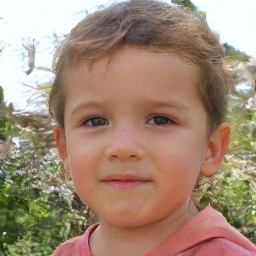
#> input picture datasets/fake/Fake pictures (train)/ZQSLVIEG4A.jpg, 256 x 256 px
$ python -i visual_engine.py   (imports and definitions only)   (older library calls are emulated)
#> lines starting #> are read from the running program, lines starting #| are printed output that depends on the picture
"""
Visual Engine - forensic image analysis.

IMPORTANT HONESTY NOTE, read before trusting this module:

The original spec had checkTooPerfectFlat, checkEmotionallyEmpty,
checkHairUnnatural, checkSkinEven, checkReflectionError, checkWaxFigure
all defined like this:

    checkTooPerfectFlat: (img) => [{type:"greg_tell", tell:"...", weight: 0.8}]

Notice the `img` parameter is never used - every one of these fired
unconditionally on every single photo, regardless of content. That's
a hidden stub dressed up as a rule.

Below, THREE of those six are replaced with real, computable signals:
  - skin texture uniformity  (real proxy for "too perfect / too flat / too even")
  - eye catchlight consistency (real proxy for "reflection error")
  - ELA (error level analysis) (real proxy for "photoshop/composite")

The other THREE - emotionally empty eyes, wax-figure quality, and
unnatural hair - do not have a reliable lightweight offline heuristic.
Faking one would be exactly as dishonest as the original stub, just
dressed up in more code. They're left as explicit not-yet-automated
items below rather than silently always-firing or silently dropped.
Getting these right for real would need a trained model (facial
expression / material classification), which needs training data this
sandbox doesn't have.

Deepfake detection ("checkDeepfakeSignals" in the original) is NOT a
solved problem with hand-written heuristics - real deepfake detectors
are trained neural networks. What's here is a forensic heuristic
composite (ELA + skin uniformity), useful as a first-pass signal, not
a substitute for a trained classifier.
"""

import cv2
import numpy as np
import tempfile
import os

_CASCADE_DIR = cv2.data.haarcascades
_face_cascade = cv2.CascadeClassifier(_CASCADE_DIR + "haarcascade_frontalface_default.xml")
_eye_cascade = cv2.CascadeClassifier(_CASCADE_DIR + "haarcascade_eye.xml")


# ---------- Real signal #1: Error Level Analysis (photoshop/composite proxy) ----------

def error_level_analysis(bgr_image, quality=90):
    """
    Resaves the image at a known JPEG quality and diffs against the
    original. Regions that were edited/composited after the original
    save tend to show a different error level than untouched regions -
    a well-established, genuinely real forensic technique (not a proof
    of manipulation on its own, but a real signal).
    Returns mean_error (float) and a normalized error map.
    """
    with tempfile.NamedTemporaryFile(suffix=".jpg", delete=False) as tmp:
        tmp_path = tmp.name
    try:
        cv2.imwrite(tmp_path, bgr_image, [cv2.IMWRITE_JPEG_QUALITY, quality])
        resaved = cv2.imread(tmp_path)
    finally:
        os.remove(tmp_path)

    diff = cv2.absdiff(bgr_image, resaved).astype(np.float32)
    error_map = diff.mean(axis=2)
    mean_error = float(error_map.mean())
    max_error = float(error_map.max())
    return mean_error, max_error


# ---------- Real signal #2: skin texture uniformity ----------

def skin_uniformity_score(bgr_image, face_bbox):
    """
    Real, computable proxy for 'too perfect / too flat / too even'.
    Natural skin has fine, irregular micro-texture (pores, small
    variations). Over-smoothed or synthetic skin shows unusually LOW
    local variance. Measures Laplacian variance in cheek/forehead
    patches within the detected face box.
    Lower score = more suspiciously smooth.
    """
    x1, y1, x2, y2 = face_bbox
    gray = cv2.cvtColor(bgr_image, cv2.COLOR_BGR2GRAY)
    face = gray[y1:y2, x1:x2]
    if face.size == 0:
        return None

    h, w = face.shape
    # Sample forehead (top-center) and both cheeks (mid-left, mid-right)
    patches = [
        face[int(h * 0.10):int(h * 0.25), int(w * 0.35):int(w * 0.65)],   # forehead
        face[int(h * 0.45):int(h * 0.65), int(w * 0.10):int(w * 0.30)],   # left cheek
        face[int(h * 0.45):int(h * 0.65), int(w * 0.70):int(w * 0.90)],   # right cheek
    ]
    variances = [cv2.Laplacian(p, cv2.CV_64F).var() for p in patches if p.size > 0]
    if not variances:
        return None
    return float(np.mean(variances))


# ---------- Real signal #3: eye catchlight consistency ----------

def catchlight_consistency(bgr_image, face_bbox):
    """
    Real proxy for 'reflection error'. Finds the brightest point
    (the catchlight/reflection) in each eye and compares position
    (normalized within the eye box) and color. In a single real photo
    taken in one lighting setup, catchlights are usually consistent in
    position and color between the two eyes. Composited/generated
    faces sometimes mismatch this.
    Returns None if fewer than 2 eyes detected.
    """
    x1, y1, x2, y2 = face_bbox
    gray_full = cv2.cvtColor(bgr_image, cv2.COLOR_BGR2GRAY)
    face_gray = gray_full[y1:y2, x1:x2]

    eyes = _eye_cascade.detectMultiScale(face_gray, 1.1, 8)
    if len(eyes) < 2:
        return None
    eyes = sorted(eyes, key=lambda e: e[2] * e[3], reverse=True)[:2]

    face_color = bgr_image[y1:y2, x1:x2]
    catchlights = []
    for ex, ey, ew, eh in eyes:
        eye_patch_gray = face_gray[ey:ey + eh, ex:ex + ew]
        eye_patch_color = face_color[ey:ey + eh, ex:ex + ew]
        if eye_patch_gray.size == 0:
            continue
        _, max_val, _, max_loc = cv2.minMaxLoc(eye_patch_gray)
        norm_pos = (max_loc[0] / ew, max_loc[1] / eh)
        color_at_max = eye_patch_color[max_loc[1], max_loc[0]].tolist()
        catchlights.append({"norm_pos": norm_pos, "brightness": max_val, "color": color_at_max})

    if len(catchlights) < 2:
        return None

    pos_diff = float(np.hypot(
        catchlights[0]["norm_pos"][0] - catchlights[1]["norm_pos"][0],
        catchlights[0]["norm_pos"][1] - catchlights[1]["norm_pos"][1],
    ))
    color_diff = float(np.linalg.norm(
        np.array(catchlights[0]["color"]) - np.array(catchlights[1]["color"])
    ))
    return {"position_diff": pos_diff, "color_diff": color_diff, "catchlights": catchlights}


def _detect_face_bbox(bgr_image):
    gray = cv2.cvtColor(bgr_image, cv2.COLOR_BGR2GRAY)
    gray = cv2.equalizeHist(gray)
    faces = _face_cascade.detectMultiScale(gray, 1.1, 5, minSize=(60, 60))
    if len(faces) == 0:
        return None
    fx, fy, fw, fh = max(faces, key=lambda f: f[2] * f[3])
    return (fx, fy, fx + fw, fy + fh)


def analyze(bgr_image, stolen_db=None, image_path_for_hash_lookup=None):
    """
    Full visual engine pass. Returns flags in the same shape as the
    original spec used elsewhere in the pipeline.
    """
    flags = []
    face_bbox = _detect_face_bbox(bgr_image)

    # --- ELA / composite check ---
    mean_err, max_err = error_level_analysis(bgr_image)
    if max_err > 25.0:  # threshold is a starting point, not empirically tuned yet
        flags.append({
            "type": "forensics", "tell": "ELA", "weight": 0.5,
            "mean_error": round(mean_err, 2), "max_error": round(max_err, 2),
            "note": "Elevated error-level variance - worth a closer look, not proof of editing.",
        })

    if face_bbox is not None:
        # --- skin uniformity ("too perfect flat / too even") ---
        skin_score = skin_uniformity_score(bgr_image, face_bbox)
        if skin_score is not None and skin_score < 15.0:  # starting threshold, needs real-photo calibration
            flags.append({
                "type": "greg_tell", "tell": "skin unusually smooth/uniform", "weight": 0.6,
                "skin_variance_score": round(skin_score, 2),
            })

        # --- catchlight consistency ("reflection error") ---
        cl = catchlight_consistency(bgr_image, face_bbox)
        if cl is not None and (cl["position_diff"] > 0.35 or cl["color_diff"] > 80):
            flags.append({
                "type": "greg_tell", "tell": "reflection/catchlight mismatch between eyes", "weight": 0.7,
                "position_diff": round(cl["position_diff"], 3), "color_diff": round(cl["color_diff"], 1),
            })

    # --- stolen image check (real perceptual hash lookup, not a stub) ---
    if stolen_db is not None and image_path_for_hash_lookup is not None:
        match = stolen_db.lookup(image_path_for_hash_lookup)
        flags.append({"type": "stolenCheck", "hashMatch": match})

    # --- honestly not automated yet - see module docstring ---
    flags.append({
        "type": "not_automated",
        "tells": ["emotionally_empty_eyes", "wax_figure_quality", "hair_unnatural"],
        "reason": "No reliable lightweight offline heuristic for these - needs a trained model or your own review.",
    })

    return flags

>>> import cv2
>>> picture = cv2.imread('../../datasets/fake/Fake pictures (train)/ZQSLVIEG4A.jpg')
#> picture is the input picture: shape (256, 256, 3); mean B, G, R 119.1, 138.9, 164
>>> result = analyze(picture)
#> in _detect_face_bbox, `gray = cv2.cvtColor(bgr_image, cv2.COLOR_BGR2GRAY)`:
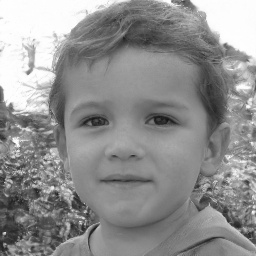
#> gray: shape (256, 256); min 21, max 255, mean 144.2
#> in _detect_face_bbox, `gray = cv2.equalizeHist(gray)`:
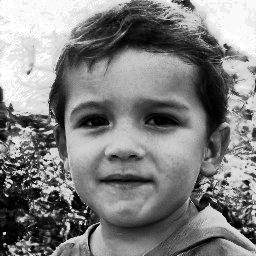
#> gray: shape (256, 256); min 0, max 255, mean 128.9
#> in _detect_face_bbox, `faces = _face_cascade.detectMultiScale(gray, 1.1, 5, minSize=(60, 60))`: faces = [[38, 48, 179, 179]]
#> in _detect_face_bbox, `fx, fy, fw, fh = max(faces, key=lambda f: f[2] * f[3])`: fx = 38; fy = 48; fw = 179
#> in analyze, `face_bbox = _detect_face_bbox(bgr_image)`: face_bbox = (38, 48, 217, 227)
#> in error_level_analysis, `diff = cv2.absdiff(bgr_image, resaved).astype(np.float32)`:
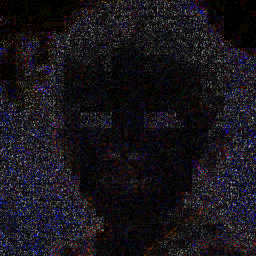
#> diff: shape (256, 256, 3) float32; mean B, G, R 2.8, 2.2, 2.5; drawn with min black and max white
#> in error_level_analysis, `error_map = diff.mean(axis=2)`:
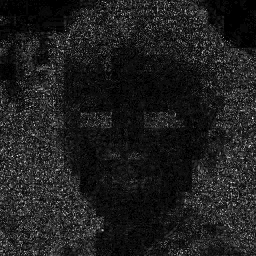
#> error_map: shape (256, 256) float32; min 0, max 20.33, mean 2.5; drawn with min black and max white
#> in error_level_analysis, `mean_error = float(error_map.mean())`: mean_error = 2.47
#> in error_level_analysis, `max_error = float(error_map.max())`: max_error = 20.33
#> in analyze, `mean_err, max_err = error_level_analysis(bgr_image)`: mean_err = 2.47; max_err = 20.33
#> in skin_uniformity_score, `x1, y1, x2, y2 = face_bbox`: x1 = 38; y1 = 48; x2 = 217; y2 = 227
#> in skin_uniformity_score, `face = gray[y1:y2, x1:x2]`:
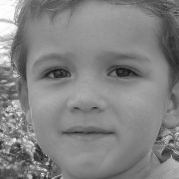
#> face: shape (179, 179); min 21, max 254, mean 131.2
#> in skin_uniformity_score, `variances = [cv2.Laplacian(p, cv2.CV_64F).var() for p in patches if p...`: variances = [31.09, 456.2, 19.68]
#> in analyze, `skin_score = skin_uniformity_score(bgr_image, face_bbox)`: skin_score = 169
#> in catchlight_consistency, `x1, y1, x2, y2 = face_bbox`: x1 = 38; y1 = 48; x2 = 217; y2 = 227
#> in catchlight_consistency, `eyes = _eye_cascade.detectMultiScale(face_gray, 1.1, 8)`: eyes = [[33, 51, 45, 45], [101, 52, 41, 41]]
#> in catchlight_consistency, `face_color = bgr_image[y1:y2, x1:x2]`:
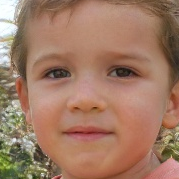
#> face_color: shape (179, 179, 3); mean B, G, R 100.3, 122.1, 160.8
#> the loop in catchlight_consistency, `for ex, ey, ew, eh in eyes:` made 2 passes
#> (ex, ey, ew, eh, max_val, max_loc, norm_pos, color_at_max) on passes 1 to 2: (33, 51, 45, 45, 173, (44, 44), (0.978, 0.978), [146, 162, 205]), (101, 52, 41, 41, 163, (35, 40), (0.854, 0.976), [136, 152, 195])
#> pass 2, in catchlight_consistency, `eye_patch_color = face_color[ey:ey + eh, ex:ex + ew]`:
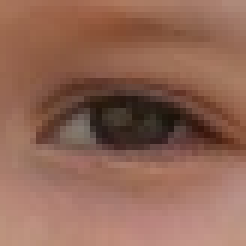
#> eye_patch_color: shape (41, 41, 3) (shown 6 times larger); mean B, G, R 85.2, 101.9, 144.9
#> after the loop in catchlight_consistency, `for ex, ey, ew, eh in eyes:`: catchlights = 2 items
#> in catchlight_consistency, `pos_diff = float(np.hypot( catchlights[0]["norm_pos"][0] - catchlights..`: pos_diff = 0.124
#> in catchlight_consistency, `color_diff = float(np.linalg.norm( np.array(catchlights[0]["color"]) -..`: color_diff = 17.32
#> in analyze, `cl = catchlight_consistency(bgr_image, face_bbox)`: cl = 3 items
#> result = 1 item

$ run again, on datasets/fake/Fake pictures (train)/ZQTXFLINVA.jpg
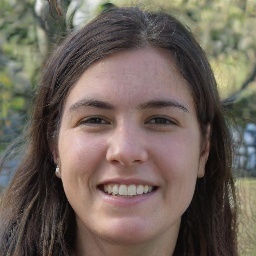
#> input picture datasets/fake/Fake pictures (train)/ZQTXFLINVA.jpg, 256 x 256 px
#> picture is the input picture: shape (256, 256, 3); mean B, G, R 91.1, 100.4, 112.3
#> faces = [[35, 49, 180, 180]]
#> fx = 35; fy = 49; fw = 180
#> face_bbox = (35, 49, 215, 229)
#> mean_error = 2.39
#> max_error = 18.67
#> mean_err = 2.39; max_err = 18.67
#> in skin_uniformity_score, `x1, y1, x2, y2 = face_bbox`: x1 = 35; y1 = 49; x2 = 215; y2 = 229
#> variances = [107.2, 540.5, 45.37]
#> skin_score = 231
#> in catchlight_consistency, `x1, y1, x2, y2 = face_bbox`: x1 = 35; y1 = 49; x2 = 215; y2 = 229
#> in catchlight_consistency, `eyes = _eye_cascade.detectMultiScale(face_gray, 1.1, 8)`: eyes = [[102, 124, 31, 31], [99, 49, 45, 45], [36, 46, 49, 49]]
#> in catchlight_consistency, `eyes = sorted(eyes, key=lambda e: e[2] * e[3], reverse=True)[:2]`: eyes = [[36, 46, 49, 49], [99, 49, 45, 45]]
#> in catchlight_consistency, `face_color = bgr_image[y1:y2, x1:x2]`:
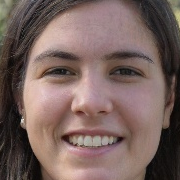
#> face_color: shape (180, 180, 3); mean B, G, R 94.5, 99.3, 120.9
#> the loop in catchlight_consistency, `for ex, ey, ew, eh in eyes:` made 2 passes
#> (ex, ey, ew, eh, max_val, max_loc, norm_pos, color_at_max) on passes 1 to 2: (36, 46, 49, 49, 212, (6, 45), (0.122, 0.918), [203, 203, 233]), (99, 49, 45, 45, 150, (10, 43), (0.222, 0.956), [145, 140, 171])
#> pass 2, in catchlight_consistency, `eye_patch_color = face_color[ey:ey + eh, ex:ex + ew]`:
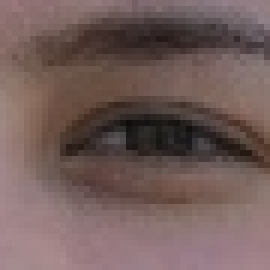
#> eye_patch_color: shape (45, 45, 3) (shown 6 times larger); mean B, G, R 90.1, 92.9, 114.3
#> after the loop in catchlight_consistency, `for ex, ey, ew, eh in eyes:`: catchlights = 2 items
#> pos_diff = 0.106
#> color_diff = 105.7
#> cl = 3 items
#> result = 2 items

$ run again, on datasets/fake/Fake pictures (train)/ZQWN772KHQ.jpg
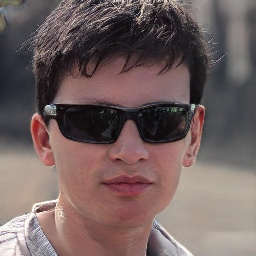
#> input picture datasets/fake/Fake pictures (train)/ZQWN772KHQ.jpg, 256 x 256 px
#> picture is the input picture: shape (256, 256, 3); mean B, G, R 95.6, 96.9, 114.7
#> faces = [[31, 55, 185, 185]]
#> fx = 31; fy = 55; fw = 185
#> face_bbox = (31, 55, 216, 240)
#> in error_level_analysis, `error_map = diff.mean(axis=2)`:
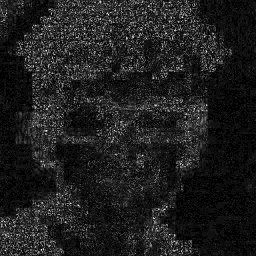
#> error_map: shape (256, 256) float32; min 0, max 17, mean 2.07; drawn with min black and max white
#> mean_error = 2.07
#> max_error = 17
#> mean_err = 2.07; max_err = 17
#> in skin_uniformity_score, `x1, y1, x2, y2 = face_bbox`: x1 = 31; y1 = 55; x2 = 216; y2 = 240
#> in skin_uniformity_score, `face = gray[y1:y2, x1:x2]`:
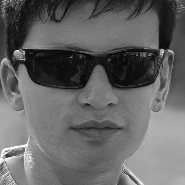
#> face: shape (185, 185); min 2, max 254, mean 100.8
#> variances = [150.4, 432.2, 739.2]
#> skin_score = 440.6
#> in catchlight_consistency, `x1, y1, x2, y2 = face_bbox`: x1 = 31; y1 = 55; x2 = 216; y2 = 240
#> eyes = ()
#> result = 1 item

$ run again, on datasets/fake/Fake pictures (train)/ZQZ0PPLH59.jpg
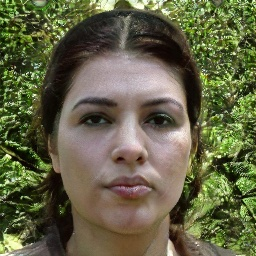
#> input picture datasets/fake/Fake pictures (train)/ZQZ0PPLH59.jpg, 256 x 256 px
#> picture is the input picture: shape (256, 256, 3); mean B, G, R 69.6, 99, 99.4
#> faces = [[41, 52, 174, 174]]
#> fx = 41; fy = 52; fw = 174
#> face_bbox = (41, 52, 215, 226)
#> mean_error = 3.4
#> max_error = 19
#> mean_err = 3.4; max_err = 19
#> in skin_uniformity_score, `x1, y1, x2, y2 = face_bbox`: x1 = 41; y1 = 52; x2 = 215; y2 = 226
#> variances = [605.1, 229.6, 1853.1]
#> skin_score = 895.9
#> in catchlight_consistency, `x1, y1, x2, y2 = face_bbox`: x1 = 41; y1 = 52; x2 = 215; y2 = 226
#> eyes = [[34, 49, 39, 39], [98, 51, 35, 35]]
#> the loop in catchlight_consistency, `for ex, ey, ew, eh in eyes:` made 2 passes
#> (ex, ey, ew, eh, max_val, max_loc, norm_pos, color_at_max) on passes 1 to 2: (34, 49, 39, 39, 160, (0, 1), (0, 0.0256), [153, 161, 161]), (98, 51, 35, 35, 222, (32, 32), (0.914, 0.914), [218, 219, 229])
#> pass 2, in catchlight_consistency, `eye_patch_color = face_color[ey:ey + eh, ex:ex + ew]`:
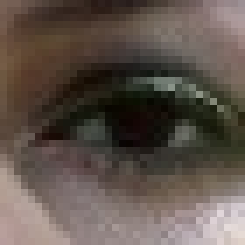
#> eye_patch_color: shape (35, 35, 3) (shown 7 times larger); mean B, G, R 75.4, 83.3, 94.9
#> after the loop in catchlight_consistency, `for ex, ey, ew, eh in eyes:`: catchlights = 2 items
#> pos_diff = 1.27
#> color_diff = 110.5
#> cl = 3 items
#> result = 2 items
